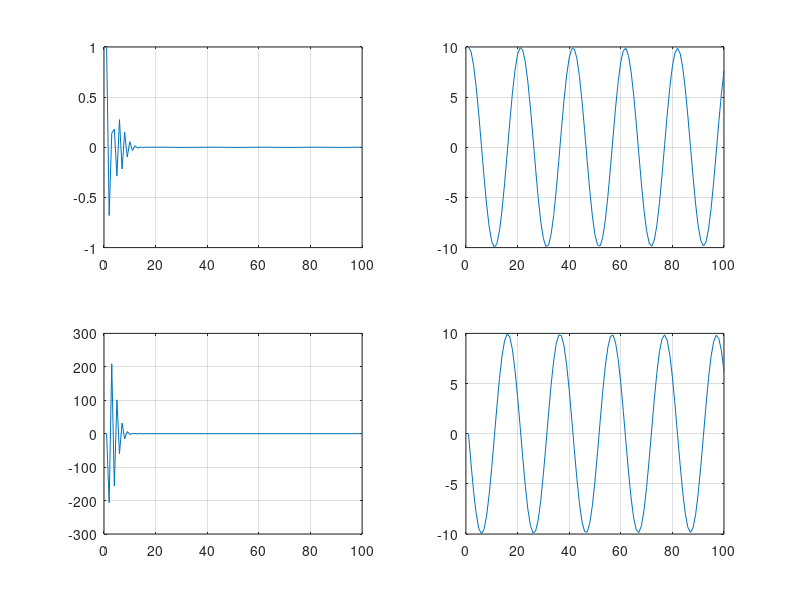

Source code (MATLAB):
% clean the memory and the screen
clear all; clc; close all;

% Setup the alpha parameters
rho_inf = 0.5;
alpha_m = (2.0 - rho_inf) / (1.0 + rho_inf);
alpha_f = 1.0 / (1.0 + rho_inf);
gamma   = 0.5 - alpha_f + alpha_m;
beta    = 0.25 * (1.0 - alpha_f + alpha_m)^2;

% Setup the physical problem parameters
% mass
m1 = 1.0;
m2 = 1.0;

% stiffness
k1 = 1.0e4;
k2 = 1.0;

% setup the matrices
M = [ m1, 0.0; 0.0, m2 ];

K = [ (k1+k2), -k2; -k2, k2 ];

% setup the initial condition
d0 = [ 1 ; 10 ];

v0 = [ 0; 0 ];

% determine the natural frequencies
lambda = eig(K, M);
omega = sqrt(lambda);

T1 = 2 * pi / omega(1);
T2 = 2 * pi / omega(2);

dt = T1 / 20;

T_final = 5 * T1;

N = ceil(T_final / dt);

% initial acceleration
a0 = M \ (-K * d0);

% allocate solutions
a = zeros(2, N+1);
v = a;
d = a;

a(:,1) = a0; v(:,1) = v0; d(:,1) = d0;

% Matrix
LEFT = alpha_m * M + alpha_f * beta * dt * dt * K;

for n = 2 : N+1
  % predictor
  d_tilde = d(:,n-1) + dt * v(:,n-1) + 0.5 * dt * dt * (1-2*beta)*a(:,n-1);
  v_tilde = v(:,n-1) + dt * (1-gamma) * a(:,n-1);

  RIGHT = (alpha_m-1) * M * a(:,n-1) + (alpha_f-1) * K * d(:,n-1) - alpha_f * K * d_tilde;

  a(:,n) = LEFT \ RIGHT;

  d(:,n) = d_tilde + beta * dt*dt * a(:,n);
  v(:,n) = v_tilde + dt * gamma * a(:,n);
end

% visualization
t = 1: 1 : N;

subplot(2,2,1), plot(t, d(1,1:N)); grid on;
subplot(2,2,2), plot(t, d(2,1:N)); grid on;
subplot(2,2,3), plot(t, v(1,1:N)); grid on;
subplot(2,2,4), plot(t, v(2,1:N)); grid on;

% EOF